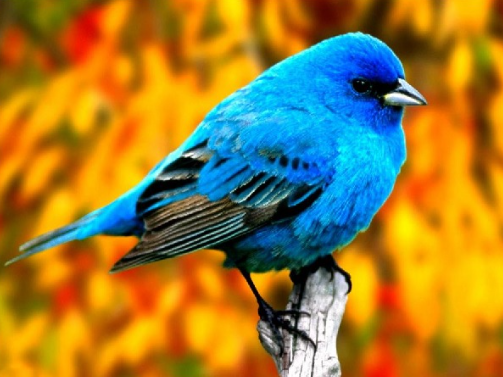
#> input picture Citra/citra_rgb.png, 503 x 377 px, given in place of Citrainputgrey.jpg, which was not available
$ python ThresholdGabung.py
#> lines starting #> are read from the running program, lines starting #| are printed output that depends on the picture; after the words box and inside, x2 and y2 are one past the last pixel; in counts of white or black regions, pixels touching at a corner belong together; pictures that were not available may be replaced by others from this repository, and a replacement may not be noted

import cv2
import numpy as np
import matplotlib.pyplot as plt

image = cv2.imread("Citrainputgrey.jpg", cv2.IMREAD_GRAYSCALE)
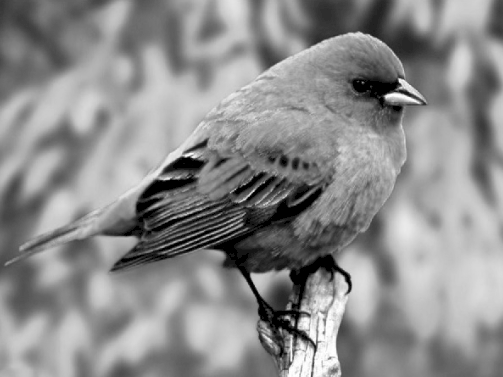
#> image: shape (377, 503); min 0, max 255, mean 140

if image is None:
    print("Gambar tidak ditemukan.")
    raise SystemExit

# BATAS THRESHOLD
try:
    threshold = int(input("Masukkan threshold tunggal (0-255): "))
#> the answer given: 100
    lower = int(input("Masukkan batas bawah threshold ganda (0-255): "))
#> the answer given: 100
    upper = int(input("Masukkan batas atas threshold ganda (0-255): "))
#> the answer given: 100
except ValueError:
    print("Batas harus berupa bilangan bulat.")
    raise SystemExit

if not all(0 <= value <= 255 for value in (threshold, lower, upper)):
    print("Semua batas harus berada di antara 0 dan 255.")
    raise SystemExit

if lower > upper:
    print("Batas bawah tidak boleh lebih besar dari batas atas.")
    raise SystemExit

# OUTPUT
height, width = image.shape
#> height = 377; width = 503

output_tunggal = np.zeros((height, width), dtype=np.uint8)
output_ganda = np.zeros((height, width), dtype=np.uint8)

for y in range(height):
    for x in range(width):
        pixel = image[y, x]

        # Threshold tunggal
        if pixel < threshold:
            output_tunggal[y, x] = 0
        else:
            output_tunggal[y, x] = 1

        # Threshold ganda
        if lower <= pixel <= upper:
            output_ganda[y, x] = 1
        else:
            output_ganda[y, x] = 0
#> output_ganda: shape (377, 503); every value is 0
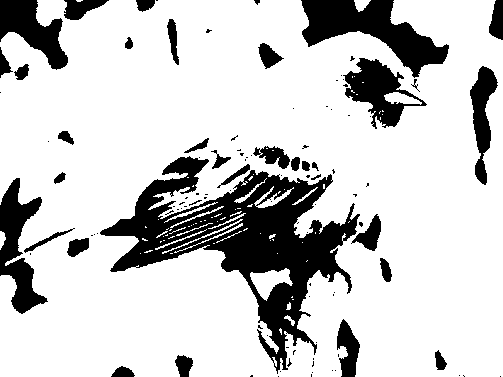
#> output_tunggal: shape (377, 503); values 0 (black) and 1 (white), 79.6% white; 105 black regions (71 under 20 px), largest, box (x1, y1, x2, y2) and area: (100, 156, 360, 374) 18035, (301, 0, 449, 78) 4916, (0, 178, 48, 314) 2926

# UBAH NILAI BINER MENJADI 0 DAN 255
hasil_tunggal = output_tunggal * 255
hasil_ganda = output_ganda * 255

cv2.imwrite("hasil_threshold_tunggal.png", hasil_tunggal)
cv2.imwrite("hasil_threshold_ganda.png", hasil_ganda)

print("Hasil threshold berhasil disimpan.")
print("Threshold Tunggal:")
print(np.unique(hasil_tunggal, return_counts=True))
#| (array([  0, 255], dtype=uint8), array([ 38757, 150874]))

print("Threshold Ganda:")
print(np.unique(hasil_ganda, return_counts=True))
#| (array([0], dtype=uint8), array([189631]))

fig, axes = plt.subplots(2, 3, figsize=(15, 8))

axes[0, 0].imshow(image, cmap="gray", vmin=0, vmax=255)
axes[0, 0].set_title("Gambar Asli")
axes[0, 0].axis("off")

axes[0, 1].imshow(hasil_tunggal, cmap="gray", vmin=0, vmax=255)
axes[0, 1].set_title(f"Threshold Tunggal (T={threshold})")
axes[0, 1].axis("off")

axes[0, 2].imshow(hasil_ganda, cmap="gray", vmin=0, vmax=255)
axes[0, 2].set_title(f"Threshold Ganda ({lower}-{upper})")
axes[0, 2].axis("off")

# Histogram gambar asli
axes[1, 0].hist(image.ravel(), bins=256, range=(0, 256))
axes[1, 0].set_title("Histogram Gambar Asli")
axes[1, 0].set_xlabel("Nilai Intensitas")
axes[1, 0].set_ylabel("Jumlah Piksel")
axes[1, 0].set_xlim(0, 256)

# Histogram threshold tunggal
jumlah_hitam_tunggal = np.count_nonzero(hasil_tunggal == 0)
#> jumlah_hitam_tunggal = 38757
jumlah_putih_tunggal = np.count_nonzero(hasil_tunggal == 255)
#> jumlah_putih_tunggal = 150874

axes[1, 1].bar(
    [0, 255],
    [jumlah_hitam_tunggal, jumlah_putih_tunggal],
    width=3
)
axes[1, 1].set_title("Histogram Threshold Tunggal")
axes[1, 1].set_xlabel("Nilai Intensitas")
axes[1, 1].set_ylabel("Jumlah Piksel")
axes[1, 1].set_xlim(-5, 260)
axes[1, 1].set_xticks([0, 50, 100, 150, 200, 255])

# Histogram threshold ganda
jumlah_hitam_ganda = np.count_nonzero(hasil_ganda == 0)
#> jumlah_hitam_ganda = 189631
jumlah_putih_ganda = np.count_nonzero(hasil_ganda == 255)
#> jumlah_putih_ganda = 0

axes[1, 2].bar(
    [0, 255],
    [jumlah_hitam_ganda, jumlah_putih_ganda],
    width=3
)
axes[1, 2].set_title("Histogram Threshold Ganda")
axes[1, 2].set_xlabel("Nilai Intensitas")
axes[1, 2].set_ylabel("Jumlah Piksel")
axes[1, 2].set_xlim(-5, 260)
axes[1, 2].set_xticks([0, 50, 100, 150, 200, 255])


plt.tight_layout()
plt.show()
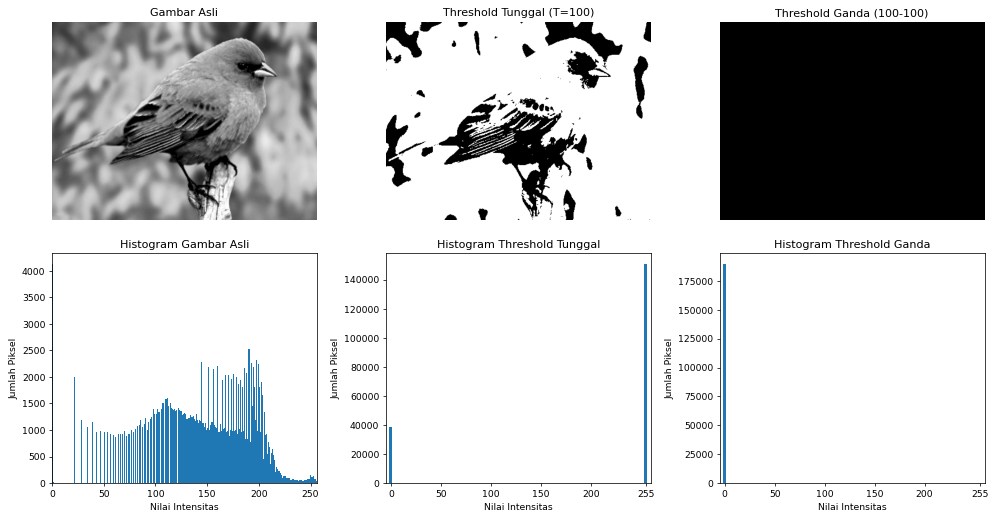
#> figure drawn by matplotlib, 6 panels; panel 4: tallest bar 4130 high, from x = 0 to 1
